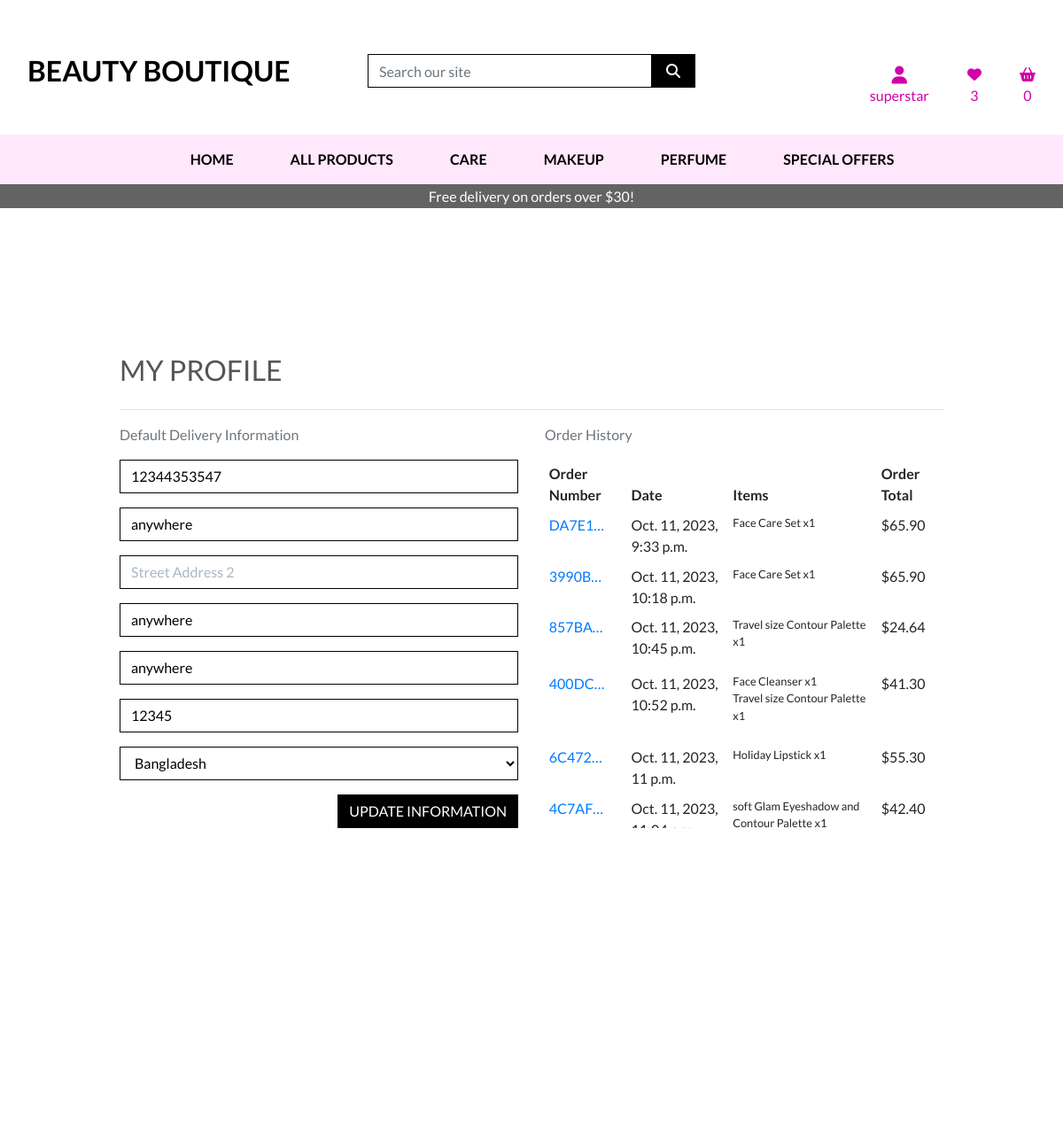
Before: /profile/ (signed in) with the older database file.
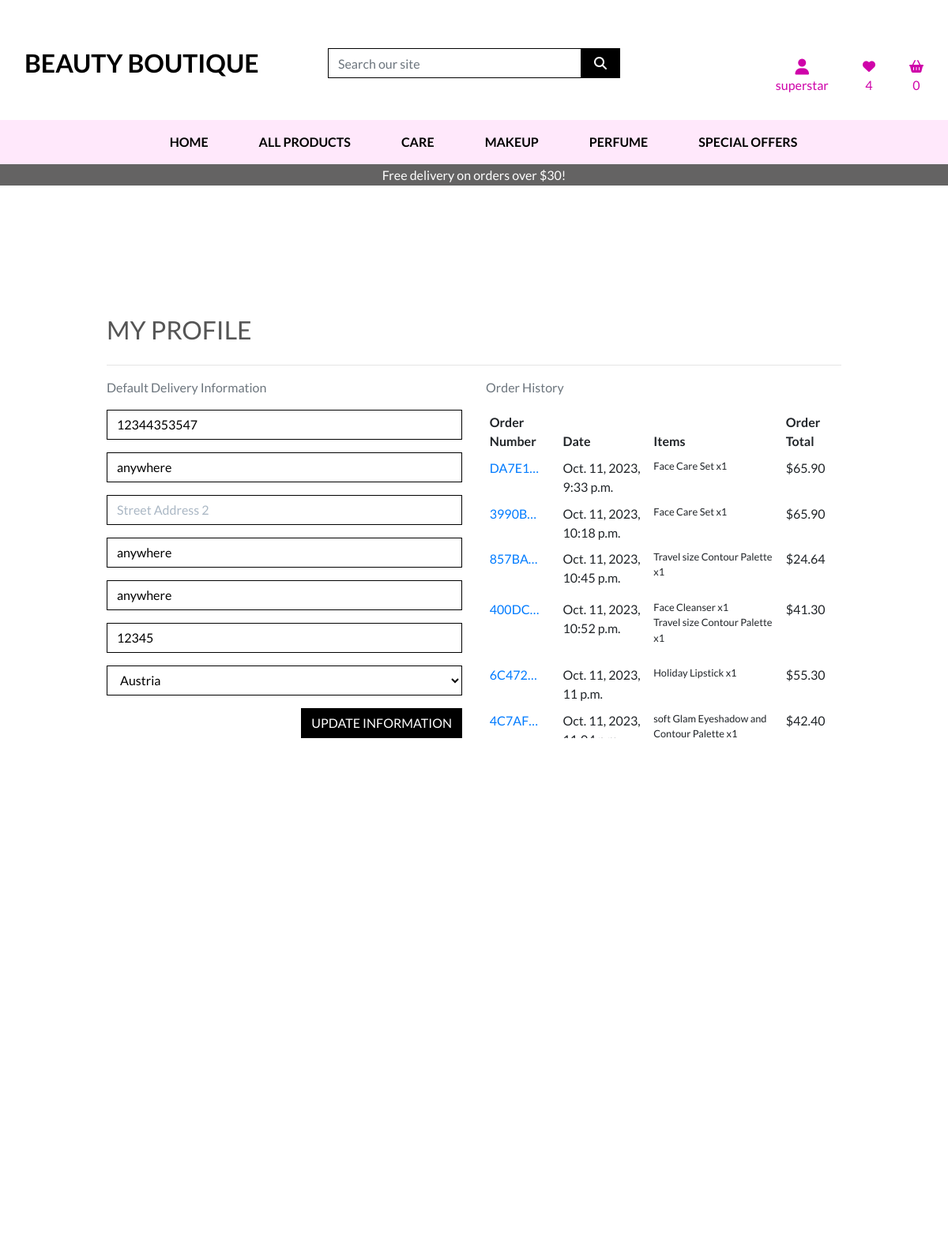
After: the same page with the newer database file.
### profiles/models.py (models this page shows, shortened)
class UserProfile(models.Model):
    user = models.OneToOneField(User, on_delete=models.CASCADE)
    default_phone_number = models.CharField(max_length=20,
                                            null=True, blank=True)
    default_street_address1 = models.CharField(max_length=80,
                                               null=True, blank=True)
    default_street_address2 = models.CharField(max_length=80,
                                               null=True, blank=True)
    default_town_or_city = models.CharField(max_length=40,
                                            null=True, blank=True)
    default_district = models.CharField(max_length=80,
                                      null=True, blank=True)
    default_postcode = models.CharField(max_length=20,
                                        null=True, blank=True)
    default_country = CountryField(blank_label='Country',
                                   null=True, blank=True)

### profiles/views.py (the view)
# urls.py: path('profile/', include('profiles.urls')),
def profile(request):
    profile = get_object_or_404(UserProfile, user=request.user)
    if request.method == 'POST':
        form = UserProfileForm(request.POST, instance=profile)
        if form.is_valid():
            form.save()
            messages.success(request, 'Profile updated successfully')
        else:
            messages.error(request, 'Update Failed. Please ensure the form is valid.')
    else:
        form = UserProfileForm(instance=profile)
    orders = profile.orders.all()
    template = 'profiles/profile.html'
    context = {
        'form': form,
        'orders': orders,
        'on_profile_page': True
    }
    return render(request, template, context)

### profiles/forms.py
class UserProfileForm(forms.ModelForm):
    class Meta:
        model = UserProfile
        exclude = ('user',)
    def __init__(self, *args, **kwargs):
        super().__init__(*args, **kwargs)
        placeholders = {
            'default_phone_number': 'Phone Number',
            'default_postcode': 'Postal Code',
            'default_town_or_city': 'Town or City',
            'default_street_address1': 'Street Address 1',
            'default_street_address2': 'Street Address 2',
            'default_district': 'District, State or Locality',
        }
        self.fields['default_phone_number'].widget.attrs['autofocus'] = True
        for field in self.fields:
            if field != 'default_country':
                if self.fields[field].required:
                    placeholder = f'{placeholders[field]} *'
                else:
                    placeholder = placeholders[field]
                self.fields[field].widget.attrs['placeholder'] = placeholder
            self.fields[field].widget.attrs['class'] = 'border-black rounded-0 profile-form-input'
            self.fields[field].label = False

### profiles/templates/profiles/profile.html (shortened to what this page needs)
{% extends "base.html" %}
{% load static %}
{% block extra_css %}
    <link rel="stylesheet" href="{% static 'profiles/css/profile.css' %}">
{% endblock %}
{% block page_header %}
    <div class="container header-container">
    </div>
{% endblock %}
{% block content %}
    <div class="overlay"></div>
    <div class="container">
        <div class="row">
            <div class="col">
                <h2 class="logo-font mb-4">My Profile</h2>
                <hr>
            </div>
        </div>
        <div class="row">
            <div class="col-12 col-lg-6">
                <p class="text-muted">Default Delivery Information</p>
                <form class="mt-3" action="{% url 'profile' %}" method="POST" id="profile-update-form">
                    {{ form|crispy }}
                    <button class="btn btn-black rounded-0 text-uppercase float-right">Update Information</button>
                </form>
            </div>
            <div class="col-12 col-lg-6">
                <p class="text-muted">Order History</p>
                <div class="order-history table-responsive">
                    <table class="table table-sm table-borderless">
                        <thead>
                            <tr>
                                <th>Order Number</th>
                                <th>Date</th>
                                <th>Items</th>
                                <th>Order Total</th>
                            </tr>
                        </thead>
                        <tbody>
                            {% for order in orders %}
                                <tr>
                                    <td>
                                        <a href="{% url 'order_history' order.order_number %}"
                                        title="{{ order.order_number }}">
                                            {{ order.order_number|truncatechars:6 }}
                                        </a>
                                    </td>
                                    <td>{{ order.date }}</td>
                                    <td>
                                        <ul class="list-unstyled">
                                            {% for item in order.lineitems.all %}
                                                <li class="small">
                                                    {{ item.product.name }} x{{ item.quantity }}
                                                </li>
                                            {% endfor %}
                                        </ul>
                                    </td>
                                    <td>${{ order.grand_total }}</td>
                                </tr>
                            {% endfor %}
                        </tbody>
                    </table>
                </div>
            </div>
        </div>
    </div>
{% endblock %}

### templates/base.html (shortened to what the changed rows need)
{% load static %}
<!doctype html>
<html lang="en">
  <head>
    {% block corecss %}
        <link rel="stylesheet" href="https://stackpath.bootstrapcdn.com/bootstrap/4.4.1/css/bootstrap.min.css">
        <link rel="stylesheet" href=" {% static 'css/base.css' %}">
    {% endblock %}
    {% block extra_css %}
    {% endblock %}
  </head>
  <body>
    <header class="container-fluid">
        <div id="topnav" class="row bg-white pt-lg-2 d-none d-md-flex">
          <div class="col-12 col-lg-4 my-auto py-1 py-lg-0 text-center text-lg-left">
              <a href="{% url 'home' %}" class="nav-link main-logo-link">
                  <h2 class="logo-font text-black my-0"><strong>Beauty Boutique</strong></h2>
              </a>
          </div>
          <div class="col-12 col-lg-4 my-auto py-1 py-lg-0">
              <ul class="list-inline list-unstyled text-center text-lg-right my-0">
                  <li class="list-inline-item my-4">
                    <a class="text-black nav-link" href="{% url 'view_favourites' %}" id="user-options"  aria-haspopup="true" aria-expanded="false">
                      <div class="text-center">
                        <div class="text-center">
                            {% if user_favourites %}
                            <div><i class="fa-sharp fa-solid fa-heart" style="color: rgb(207, 3, 169)"></i>
                                <p class="my-0" style="color: rgb(207, 3, 169)">
                                    {{quantity}}
                                </p>
                            {% else %}
                            <div><i class="fa-solid fa-heart icon "></i>
                                <p class="my-0">0</p>
                            </div>
                            {% endif %}
                      </div>
                    </a>
                  </li>
              </ul>
          </div>
        </div>
    </header>
    {% block content %}
    {% endblock %}
  </body>
</html>

Changed rows visible on the page:
changed UserProfile "anywhere": default_country "Bangladesh" → "Austria"
Other visible differences:
{{ quantity }}: "3" → "4"
